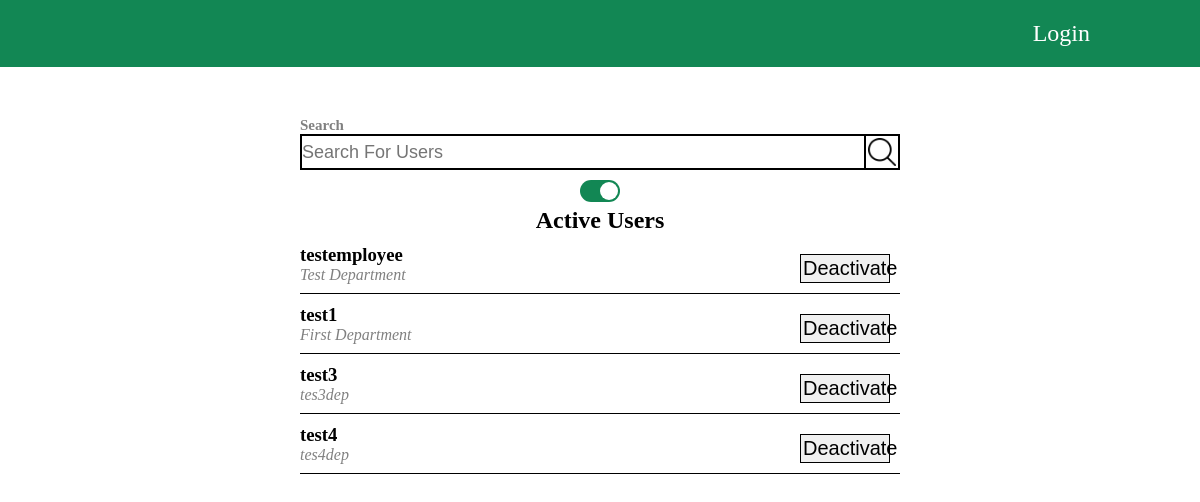
The page /users.php on the database its author committed.
### tables this page shows
CREATE TABLE `employee` (
  `id` int(6) NOT NULL,
  `adminId` int(6) NOT NULL,
  `username` varchar(30) NOT NULL,
  `email` varchar(300) NOT NULL,
  `password` varchar(300) NOT NULL,
  `department` varchar(100) NOT NULL,
  `active` tinyint(1) NOT NULL
);

### users.php (the view, shortened to what this page needs)
<?php
    require_once("includes/config.php");
    $queryUsers = "SELECT * FROM employee WHERE ";
    $filtersArray = array();
        $activeOnly = $_GET['active_only'] ?? null;
        $activeValue = $activeOnly == null ? '1' : $activeOnly;
        $userState = "active = " . $activeValue;
        array_push($filtersArray, $userState);
    $queryUsers = $queryUsers . join(" AND ", $filtersArray);
    $resultUsers = $mysqli->query($queryUsers);
?>
<!DOCTYPE html>
<html lang="en">
<head>
    <link rel="stylesheet" href="css/desktop.css" />
</head>
<body>
    <?php
    include("includes/header.php");
    ?>
    <div class="searchbar-container">
        <label for="user_search">Search</label>
        <div id="searchbar">
            <input type="text" name ="user-search" id="user-search" placeholder="Search For Users"/>
            <input type="image" src="images/search-icon.png" alt="search icon" id="search-button" height=28px width=28px>
        </div>
        <label class="toggle-switch">
            <span class="slider"></span>
         </label>
    </div>
    <div id="admin-panel">
        <h2 id="active-title">Active Users</h2>
        <?php
        while ($obj = $resultUsers -> fetch_object()){
            echo "<div class='user-display'>";
            echo "<form action='' method='POST'>";
            echo "<div>";
            echo "<h3 id='username-display'>{$obj->username}<span class 'email-display'>$obj->email</span></h3>";
            echo "<p>{$obj->department}</p>";
            echo "</div>";
            echo "<button type='submit' name='update_data' class='toggle-user-btn'>$obj->active</button>";
            echo "</form>";
            echo "</div>";
        }
        ?>
    </div>
</body>
</html>

### css/desktop.css (style rules this page uses)
body { --default-theme-color: #128754; }
* { margin: 0; padding: 0; border: 0; outline: 0; }
.toggle-switch { position: relative; display: block; margin: auto; margin-top: 10px; width: 30px; height: 17px; }
.slider { margin: auto; margin-top: 10px; position: absolute; border-radius: 34px; width: 40px; height: 22px; cursor: pointer; top: 0; left: 0; right: 0; bottom: 0; background-color: #ccc; -webkit-transition: .4s; transition: .4s; }
.slider:before { position: absolute; border-radius: 50%; content: ""; height: 18px; width: 18px; left: 2px; bottom: 2px; background-color: white; -webkit-transition: .4s; transition: .4s; }
input:checked+.slider { background-color: var(--default-theme-color); }
input:checked+.slider:before { -webkit-transform: translateX(18px); -ms-transform: translateX(18px); transform: translateX(18px); }
.searchbar-container { margin: auto; width: 50%; padding-top: 50px; }
.searchbar-container>label { display: block; padding: 0; margin: 0; font-size: 15px; font-weight: 600; width: auto; color: grey; }
.searchbar-container #user-search { border: 2px solid black; width: 10%; margin: auto; height: 32px; flex: 90%; font-size: 18px; border-radius: 0; resize: none; padding: 0; }
#searchbar { display: flex; justify-content: center; }
#search-button { border: 2px solid black; padding: 2px; border-left: 0; }
#admin-panel h2 { text-align: center; margin-top: 20px; margin-bottom: 10px; }
.user-display { display: flex; justify-content: space-between; margin: auto; width: 50%; margin-bottom: 10px; border-bottom: 1px ridge black; margin-top: 5px; }
.user-display p { font-style: italic; color: grey; }
.user-display form { width: 100%; display: flex; justify-content: space-between; }
.user-display .toggle-user-btn { display: block; width: 15%; height: auto; margin: 10px; font-size: 20px; padding: 2px; border: 1px solid black; cursor: pointer; }
.active-user { background-color: #f0f0f0; color: black; }
.user-display h3 { cursor: alias; }
input[type=text], select, textarea { width: 85%; padding: 15px; border: 1px solid #ccc; border-radius: 4px; resize: vertical; }
label { padding: 12px 12px 12px 0; display: inline-block; }
button, .button { padding: 6px 15px; font-size: 18px; border: 2px solid black; color: white; cursor: pointer; background-color: var(--default-theme-color); transition: .4s; }

### rows shown on the page
employee: username "testemployee", department "Test Department"
employee: username "test1", department "First Department"
employee: username "test3", department "tes3dep"
employee: username "test4", department "tes4dep"
